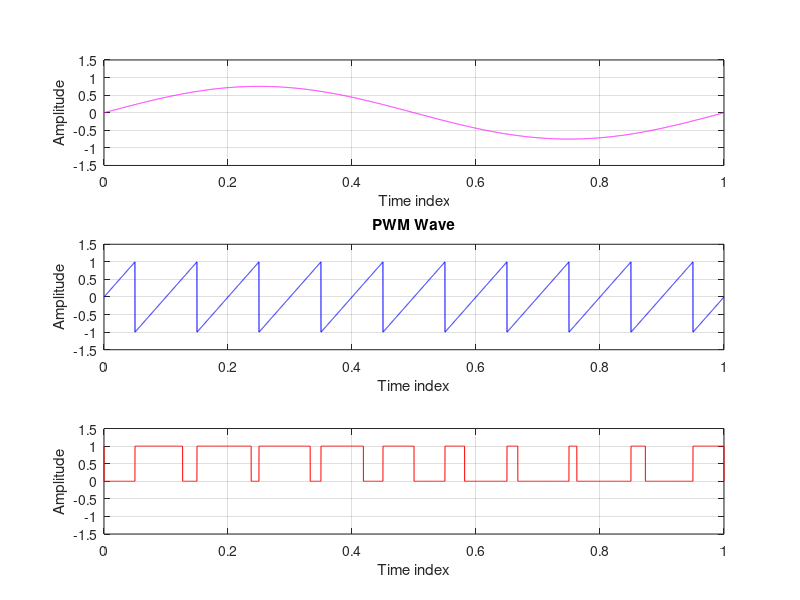

Reproduce this figure in MATLAB.
clc;
close all;
clear all;
t=0:0.0001:1;
s=sawtooth(2*pi*10*t+pi);
m=0.75*sin(2*pi*1*t);
n=length(s);
for i=1:n
 if (m(i)>=s(i))
 pwm(i)=1;
 elseif (m(i)<=s(i))
 pwm(i)=0;
 end
end

subplot(3,1,1)
plot(t,m,'m');
ylabel('Amplitude');
axis([0  1 -1.5 1.5]);
xlabel('Time index');
grid on;

subplot(3,1,2)
plot(t,s,'b');
ylabel('Amplitude');
axis([0  1 -1.5 1.5]);
xlabel('Time index');
title('PWM Wave');
grid on;

subplot(3,1,3)
plot(t,pwm,'r');
ylabel('Amplitude');
axis([0  1 -1.5 1.5]);
xlabel('Time index');
grid on;

